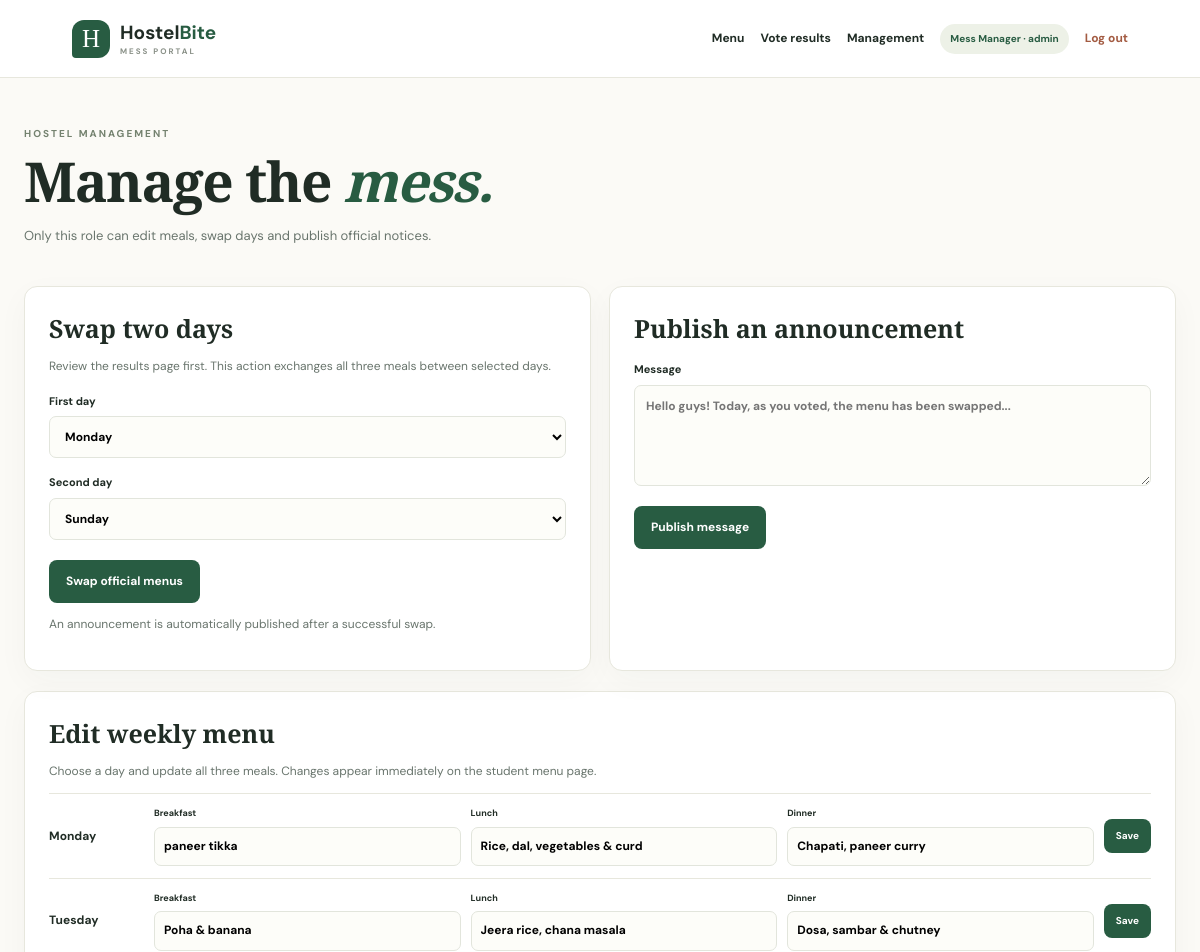
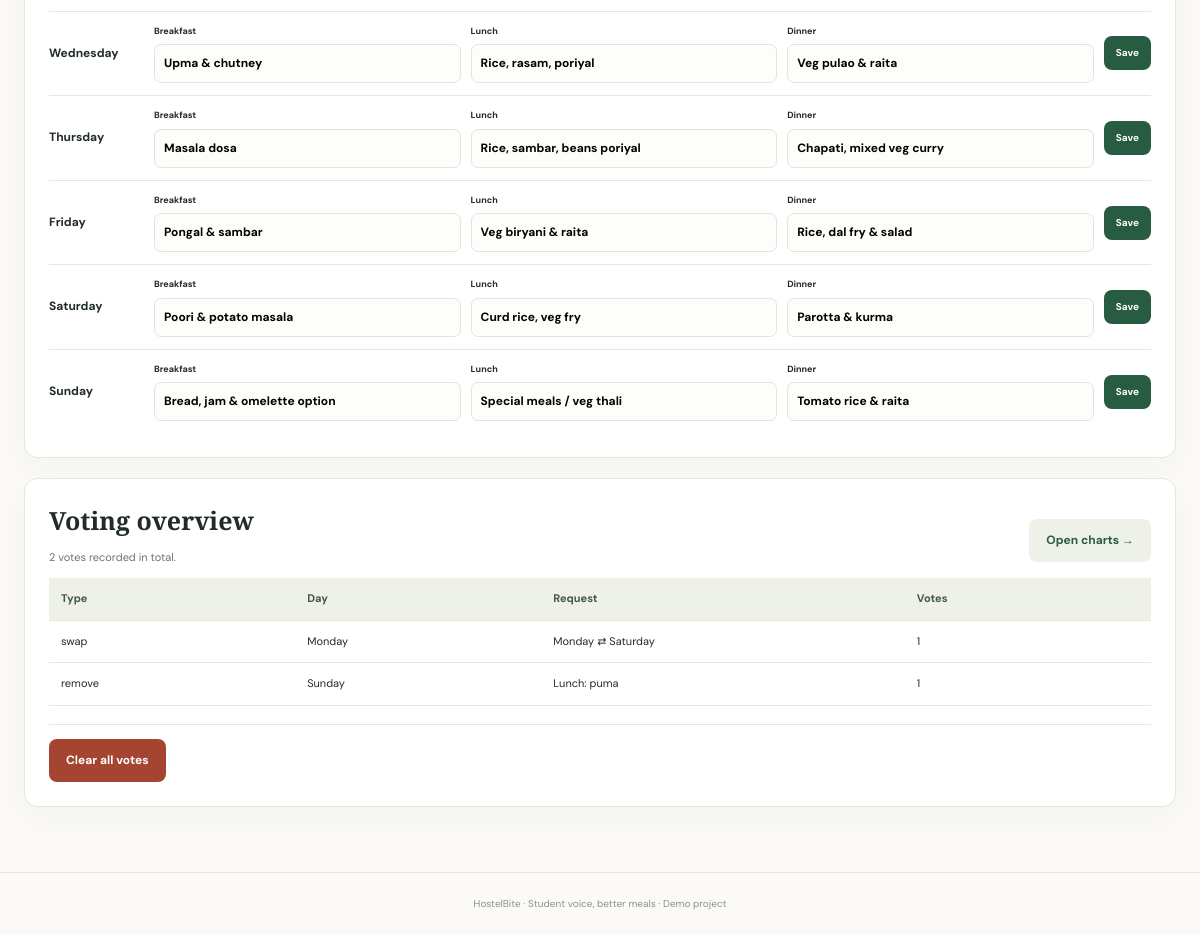
/admin (signed in), run on the app's committed database (2 pictures, top to bottom).
### tables this page shows
CREATE TABLE menu(
          day TEXT PRIMARY KEY, breakfast TEXT NOT NULL, lunch TEXT NOT NULL, dinner TEXT NOT NULL
        );

CREATE TABLE votes(
          id INTEGER PRIMARY KEY AUTOINCREMENT, user_id INTEGER NOT NULL REFERENCES users(id),
          day TEXT NOT NULL, category TEXT NOT NULL CHECK(category IN ('swap','remove')),
          target_day TEXT, meal_type TEXT, meal_name TEXT, created_at TEXT NOT NULL,
          UNIQUE(user_id, day, category)
        );

### app.py (the view)
@app.route("/admin")
@admin_required
def admin():
    with connect() as db:
        rows = db.execute("SELECT * FROM menu ORDER BY CASE day WHEN 'Monday' THEN 1 WHEN 'Tuesday' THEN 2 WHEN 'Wednesday' THEN 3 WHEN 'Thursday' THEN 4 WHEN 'Friday' THEN 5 WHEN 'Saturday' THEN 6 ELSE 7 END").fetchall()
        votes = db.execute("SELECT day,category,target_day,meal_type,meal_name,COUNT(*) votes FROM votes GROUP BY day,category,target_day,meal_type,meal_name ORDER BY votes DESC").fetchall()
        total = db.execute("SELECT COUNT(*) FROM votes").fetchone()[0]
    return render_template("admin.html", menu_rows=rows, days=DAYS, meal_types=MEAL_TYPES, results=votes, total=total)

### app.py (called while the page is built)
def connect():
    conn = sqlite3.connect(DB_PATH)
    conn.row_factory = sqlite3.Row
    conn.execute("PRAGMA foreign_keys = ON")
    return conn

def admin_required(fn):
    @wraps(fn)
    def wrapper(*args, **kwargs):
        if not session.get("user_id"):
            return redirect(url_for("login"))
        if session.get("role") != "admin":
            flash("Only hostel management can perform that action.", "error")
            return redirect(url_for("menu"))
        return fn(*args, **kwargs)
    return wrapper

@app.context_processor
def inject_user():
    return {"current_user": session.get("display_name"), "current_role": session.get("role")}

### templates/admin.html
{% extends 'base.html' %}{% block title %}Management | HostelBite{% endblock %}{% block content %}<section class="page-head"><span class="eyebrow">HOSTEL MANAGEMENT</span><h1>Manage the <em>mess.</em></h1><p>Only this role can edit meals, swap days and publish official notices.</p></section><section class="admin-grid"><article class="panel"><h2>Swap two days</h2><p>Review the results page first. This action exchanges all three meals between selected days.</p><form method="post" action="{{ url_for('admin_swap') }}" class="stack-form"><label>First day<select name="day_a">{% for d in days %}<option>{{ d }}</option>{% endfor %}</select></label><label>Second day<select name="day_b">{% for d in days %}<option selected>{{ d }}</option>{% endfor %}</select></label><button class="btn" type="submit">Swap official menus</button></form><p class="tiny">An announcement is automatically published after a successful swap.</p></article><article class="panel"><h2>Publish an announcement</h2><form method="post" action="{{ url_for('announce') }}" class="stack-form"><label>Message<textarea name="message" rows="4" required placeholder="Hello guys! Today, as you voted, the menu has been swapped..."></textarea></label><button class="btn" type="submit">Publish message</button></form></article></section>
<section class="panel admin-menu"><h2>Edit weekly menu</h2><p>Choose a day and update all three meals. Changes appear immediately on the student menu page.</p>{% for row in menu_rows %}<form class="edit-row" method="post" action="{{ url_for('edit_menu') }}"><strong>{{ row.day }}</strong><input name="day" type="hidden" value="{{ row.day }}"><label>Breakfast<input name="breakfast" value="{{ row.breakfast }}" required></label><label>Lunch<input name="lunch" value="{{ row.lunch }}" required></label><label>Dinner<input name="dinner" value="{{ row.dinner }}" required></label><button class="btn small" type="submit">Save</button></form>{% endfor %}</section>
<section class="panel admin-votes"><div class="section-head"><div><h2>Voting overview</h2><p>{{ total }} votes recorded in total.</p></div><a class="btn secondary" href="{{ url_for('results') }}">Open charts →</a></div>{% if results %}<div class="table-scroll"><table><thead><tr><th>Type</th><th>Day</th><th>Request</th><th>Votes</th></tr></thead><tbody>{% for r in results %}<tr><td>{{ r.category }}</td><td>{{ r.day }}</td><td>{{ (r.day ~ ' ⇄ ' ~ r.target_day) if r.category=='swap' else (r.meal_type ~ ': ' ~ r.meal_name) }}</td><td>{{ r.votes }}</td></tr>{% endfor %}</tbody></table></div>{% else %}<p>No student votes yet.</p>{% endif %}<form method="post" action="{{ url_for('clear_votes') }}" onsubmit="return confirm('Permanently clear all demo votes?')" class="danger-form"><button class="btn danger" type="submit">Clear all votes</button></form></section>{% endblock %}

### static/css/style.css (style rules this page uses)
:root { --ink:#202c25;--muted:#69756d;--paper:#fbfaf6;--green:#285c42;--lime:#dce9b5;--line:#e7e7dd;--orange:#f0a35b;--shadow:0 18px 55px rgba(37,58,43,.08) }
* { box-sizing:border-box }
body { margin:0;background:var(--paper);color:var(--ink);font:14px 'DM Sans',sans-serif;line-height:1.6 }
a { color:inherit;text-decoration:none }
input,select,textarea,button { font:inherit }
.eyebrow { font-size:10px;letter-spacing:2px;color:#74826f;font-weight:700 }
.landing h1,.login-intro h1,.page-head h1 { font:600 clamp(42px,6vw,68px)/1.08 'Playfair Display',serif;letter-spacing:-1.5px;margin:14px 0 }
.landing h1 em,.login-intro h1 em,.page-head h1 em { color:var(--green) }
.landing p,.login-intro p,.page-head p { color:var(--muted);max-width:620px;line-height:1.9 }
.btn { border:0;display:inline-flex;align-items:center;justify-content:center;background:var(--green);color:#fff;border-radius:8px;padding:12px 17px;font-weight:700;font-size:12px;cursor:pointer }
.btn.secondary { background:#edf1e7;color:var(--green) }
.btn.small { padding:9px 12px;font-size:10px }
.btn.danger { background:#a64432 }
.tiny { font-size:10px;color:#8a938a;line-height:1.6 }
.panel { background:white;border:1px solid var(--line);border-radius:13px;padding:24px;box-shadow:0 10px 32px rgba(37,58,43,.035) }
.panel h2 { font:600 25px 'Playfair Display',serif;margin:0 0 12px }
.login-form label,.stack-form label { display:block;font-size:11px;font-weight:700;margin:16px 0 }
.login-form input,.stack-form input,.stack-form select,.stack-form textarea,.edit-row input { display:block;width:100%;margin-top:6px;border:1px solid #e2e5dc;background:#fdfdf9;border-radius:7px;padding:11px;font-size:12px }
.page-head { padding:8px 0 25px }
.page-head h1 { font-size:clamp(38px,5vw,55px);margin:8px 0 }
.page-head p { font-size:13px }
.results-table,.admin-menu,.admin-votes { margin-top:20px }
.table-scroll { overflow:auto }
table { border-collapse:collapse;width:100%;font-size:11px }
th,td { text-align:left;padding:12px;border-bottom:1px solid var(--line);vertical-align:top }
th { background:#edf1e7;color:#425745 }
td { min-width:85px }
.admin-grid { display:grid;grid-template-columns:1fr 1fr;gap:18px }
.stack-form .btn { margin-top:4px }
.admin-menu>p,.admin-grid p { color:var(--muted);font-size:12px }
.edit-row { display:grid;grid-template-columns:95px repeat(3,minmax(100px,1fr)) auto;align-items:center;gap:10px;border-top:1px solid var(--line);padding:12px 0 }
.edit-row strong { font-size:12px }
.edit-row label { font-size:9px;font-weight:700 }
.edit-row input { padding:9px }
.section-head { display:flex;justify-content:space-between;align-items:center;gap:15px }
.section-head p { font-size:11px;color:var(--muted) }
.danger-form { margin-top:18px;border-top:1px solid var(--line);padding-top:14px }

### data on the page
menu: day "Monday", breakfast "paneer tikka", lunch "Rice, dal, vegetables & curd", dinner "Chapati, paneer curry"
menu: day "Tuesday", breakfast "Poha & banana", lunch "Jeera rice, chana masala", dinner "Dosa, sambar & chutney"
menu: day "Wednesday", breakfast "Upma & chutney", lunch "Rice, rasam, poriyal", dinner "Veg pulao & raita"
menu: day "Thursday", breakfast "Masala dosa", lunch "Rice, sambar, beans poriyal", dinner "Chapati, mixed veg curry"
menu: day "Friday", breakfast "Pongal & sambar", lunch "Veg biryani & raita", dinner "Rice, dal fry & salad"
menu: day "Saturday", breakfast "Poori & potato masala", lunch "Curd rice, veg fry", dinner "Parotta & kurma"
menu: day "Sunday", breakfast "Bread, jam & omelette option", lunch "Special meals / veg thali", dinner "Tomato rice & raita"
votes: category "swap", day "Monday", day "Monday ⇄ Saturday", votes "1"
votes: category "remove", day "Sunday", day "Lunch: puma", votes "1"

### other printed values
{{ current_user }} "Mess Manager"
{{ current_role }} "admin"
{{ total }} "2"
form field day_a "Monday"
form field day_b "Sunday"
